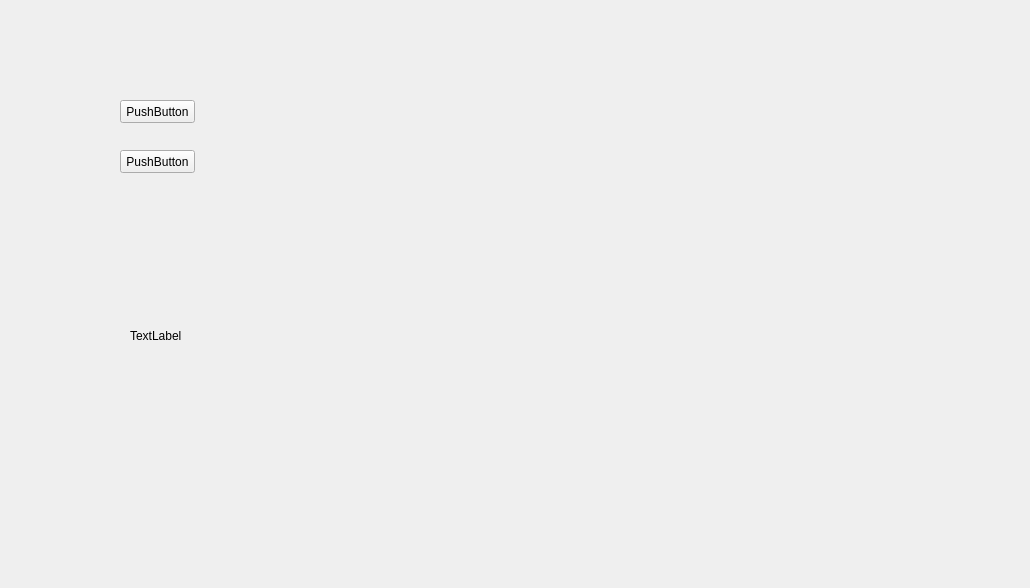
<?xml version="1.0" encoding="UTF-8"?>
<ui version="4.0">
 <class>Form</class>
 <widget class="QWidget" name="Form">
  <property name="geometry">
   <rect>
    <x>0</x>
    <y>0</y>
    <width>1030</width>
    <height>588</height>
   </rect>
  </property>
  <property name="windowTitle">
   <string>Form</string>
  </property>
  <widget class="QPushButton" name="pushButton">
   <property name="geometry">
    <rect>
     <x>120</x>
     <y>100</y>
     <width>75</width>
     <height>23</height>
    </rect>
   </property>
   <property name="text">
    <string>PushButton</string>
   </property>
  </widget>
  <widget class="QPushButton" name="pushButton_2">
   <property name="geometry">
    <rect>
     <x>120</x>
     <y>150</y>
     <width>75</width>
     <height>23</height>
    </rect>
   </property>
   <property name="text">
    <string>PushButton</string>
   </property>
  </widget>
  <widget class="QLabel" name="label">
   <property name="geometry">
    <rect>
     <x>130</x>
     <y>220</y>
     <width>371</width>
     <height>231</height>
    </rect>
   </property>
   <property name="text">
    <string>TextLabel</string>
   </property>
  </widget>
 </widget>
 <resources/>
 <connections/>
</ui>
